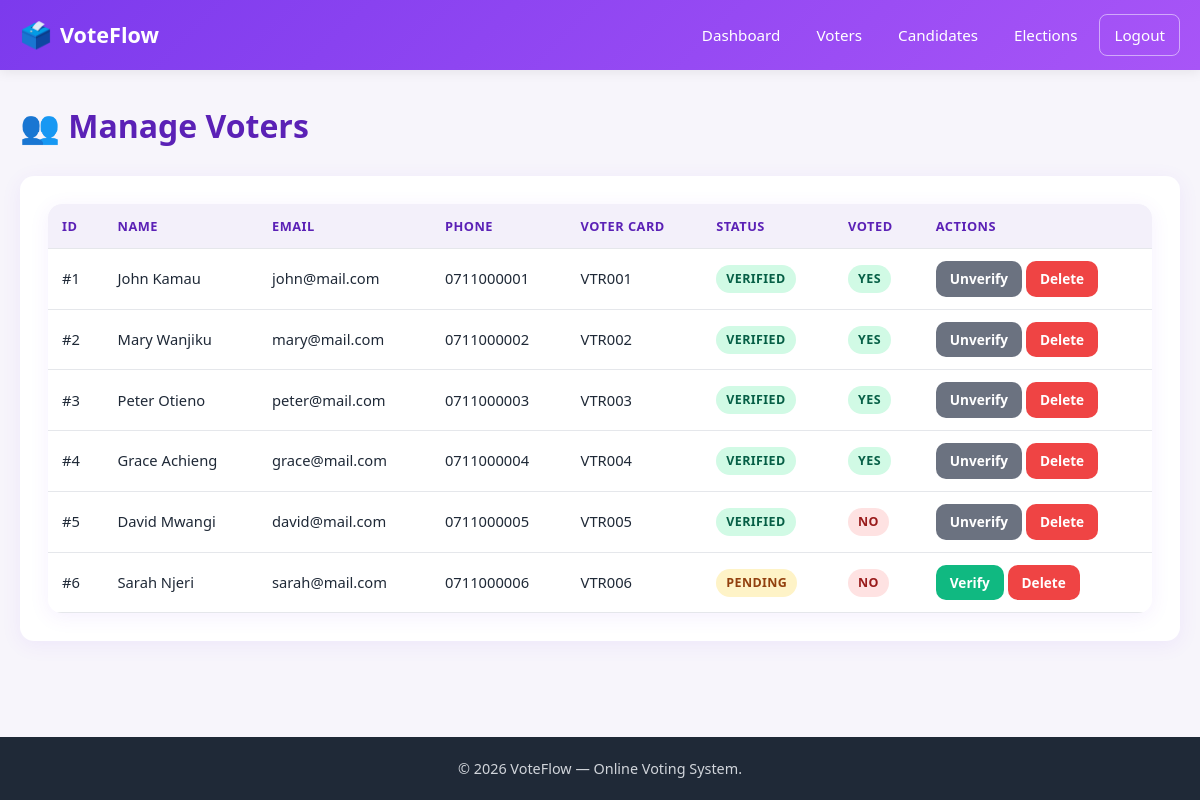
Screenshot of /admin/voters.php (signed in) with the database file from the repository.
### tables this page shows
CREATE TABLE voter (
    voter_id      INT AUTO_INCREMENT PRIMARY KEY,
    full_name     VARCHAR(100) NOT NULL,
    email         VARCHAR(100) UNIQUE NOT NULL,
    password      VARCHAR(255) NOT NULL,
    phone         VARCHAR(15)  UNIQUE,
    dob           DATE NOT NULL,
    voter_card_no VARCHAR(30)  UNIQUE NOT NULL,
    is_verified   BOOLEAN DEFAULT FALSE,
    has_voted     BOOLEAN DEFAULT FALSE,
    created_at    DATETIME DEFAULT CURRENT_TIMESTAMP
);

### admin/voters.php (the view, shortened to what this page needs)
<?php
require_once __DIR__ . '/../config/db.php';
$voters = $conn->query("SELECT * FROM voter ORDER BY created_at DESC")->fetch_all(MYSQLI_ASSOC);
require_once __DIR__ . '/../includes/header.php';
?>
<h1 style="color:var(--primary-dark); margin-bottom:24px;">👥 Manage Voters</h1>
<div class="card">
    <div class="table-wrap">
        <table class="data">
            <thead>
                <tr>
                    <th>ID</th><th>Name</th><th>Email</th><th>Phone</th>
                    <th>Voter Card</th><th>Status</th><th>Voted</th><th>Actions</th>
                </tr>
            </thead>
            <tbody>
                <?php foreach ($voters as $v): ?>
                    <tr>
                        <td>#<?= $v['voter_id'] ?></td>
                        <td><?= htmlspecialchars($v['full_name']) ?></td>
                        <td><?= htmlspecialchars($v['email']) ?></td>
                        <td><?= htmlspecialchars($v['phone']) ?></td>
                        <td><?= htmlspecialchars($v['voter_card_no']) ?></td>
                        <td>
                            <span class="badge <?= $v['is_verified'] ? 'badge-success' : 'badge-warn' ?>">
                                <?= $v['is_verified'] ? 'Verified' : 'Pending' ?>
                            </span>
                        </td>
                        <td>
                            <span class="badge <?= $v['has_voted'] ? 'badge-success' : 'badge-danger' ?>">
                                <?= $v['has_voted'] ? 'Yes' : 'No' ?>
                            </span>
                        </td>
                        <td>
                            <?php if (!$v['is_verified']): ?>
                                <a href="?verify=<?= $v['voter_id'] ?>" class="btn btn-success btn-sm">Verify</a>
                            <?php else: ?>
                                <a href="?unverify=<?= $v['voter_id'] ?>" class="btn btn-sm" style="background:#6b7280;color:#fff;">Unverify</a>
                            <?php endif; ?>
                            <a href="?delete=<?= $v['voter_id'] ?>" class="btn btn-danger btn-sm"
                               onclick="return confirm('Delete this voter?');">Delete</a>
                        </td>
                    </tr>
                <?php endforeach; ?>
            </tbody>
        </table>
    </div>
</div>
<?php require_once __DIR__ . '/../includes/footer.php'; ?>

### assets/css/style.css (style rules this page uses)
* { margin:0; padding:0; box-sizing:border-box; }
:root { --primary:#7c3aed; --primary-dark:#5b21b6; --accent:#f59e0b; --success:#10b981; --danger:#ef4444; --surface:#ffffff; --page:#f7f5fb; --text:#1f2937; --muted:#6b7280; --border:#e5e7eb; --shadow:0 4px 20px rgba(124,58,237,0.08); --radius:14px; }
body { font-family:'Segoe UI', system-ui, -apple-system, sans-serif; background:var(--page); color:var(--text); line-height:1.6; min-height:100vh; display:flex; flex-direction:column; }
.card { background:var(--surface); border-radius:var(--radius); box-shadow:var(--shadow); padding:28px; margin-bottom:24px; }
.btn { display:inline-block; padding:11px 22px; border:none; border-radius:10px; font-size:1rem; font-weight:600; cursor:pointer; text-decoration:none; text-align:center; transition:transform 0.15s, box-shadow 0.2s, background 0.2s; font-family:inherit; }
.btn-success { background:var(--success); color:#fff; }
.btn-danger { background:var(--danger); color:#fff; }
.btn-sm { padding:7px 14px; font-size:0.85rem; }
.table-wrap { overflow-x:auto; border-radius:var(--radius); box-shadow:var(--shadow); }
table.data { width:100%; border-collapse:collapse; background:#fff; font-size:0.92rem; }
table.data th, table.data td { padding:12px 14px; text-align:left; border-bottom:1px solid var(--border); white-space:nowrap; }
table.data th { background:#f3f0fa; color:var(--primary-dark); font-weight:700; text-transform:uppercase; font-size:0.8rem; letter-spacing:0.5px; }
.badge { display:inline-block; padding:4px 10px; border-radius:20px; font-size:0.78rem; font-weight:700; text-transform:uppercase; letter-spacing:0.4px; }
.badge-success { background:#d1fae5; color:#065f46; }
.badge-danger { background:#fee2e2; color:#991b1b; }
.badge-warn { background:#fef3c7; color:#92400e; }

### rows the page displays
voter: voter_id "1", full_name "John Kamau", email "john@mail.com", phone "0711000001", voter_card_no "VTR001", is_verified "VERIFIED", has_voted "YES"
voter: voter_id "2", full_name "Mary Wanjiku", email "mary@mail.com", phone "0711000002", voter_card_no "VTR002", is_verified "VERIFIED", has_voted "YES"
voter: voter_id "3", full_name "Peter Otieno", email "peter@mail.com", phone "0711000003", voter_card_no "VTR003", is_verified "VERIFIED", has_voted "YES"
voter: voter_id "4", full_name "Grace Achieng", email "grace@mail.com", phone "0711000004", voter_card_no "VTR004", is_verified "VERIFIED", has_voted "YES"
voter: voter_id "5", full_name "David Mwangi", email "david@mail.com", phone "0711000005", voter_card_no "VTR005", is_verified "VERIFIED", has_voted "NO"
voter: voter_id "6", full_name "Sarah Njeri", email "sarah@mail.com", phone "0711000006", voter_card_no "VTR006", is_verified "PENDING", has_voted "NO"
